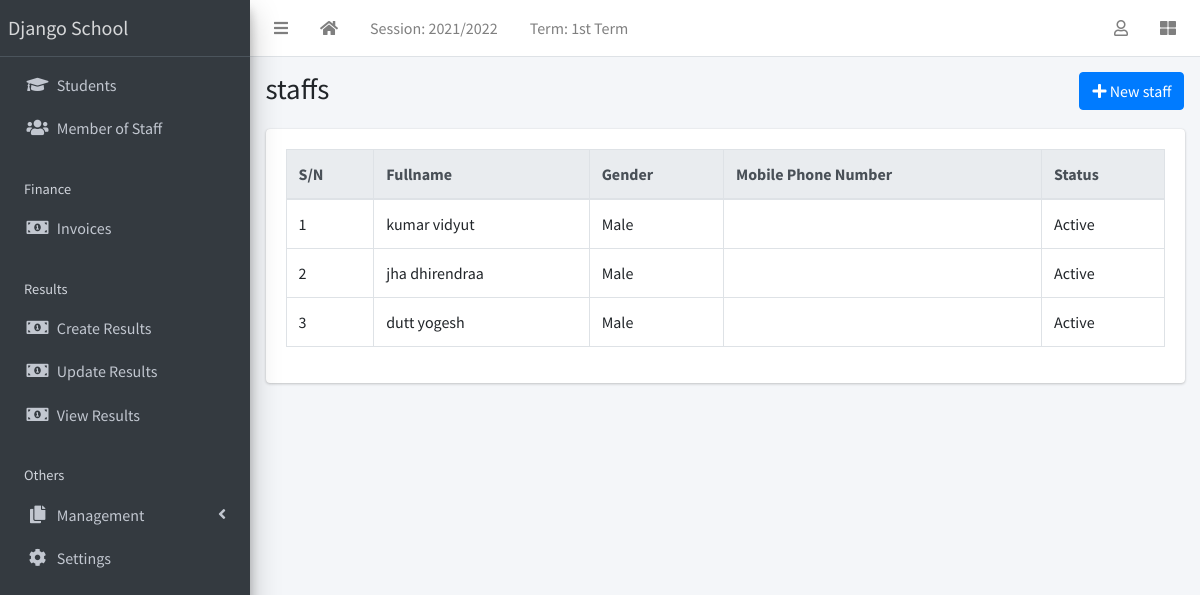
/staff/list/, run on the app's committed database.
### apps/corecode/models.py (models this page shows, shortened)
class AcademicSession(models.Model):
    name = models.CharField(max_length=200, unique=True)
    current = models.BooleanField(default=True)
    class Meta:
        ordering = ["-name"]

class AcademicTerm(models.Model):
    name = models.CharField(max_length=20, unique=True)
    current = models.BooleanField(default=True)
    class Meta:
        ordering = ["name"]

class SiteConfig(models.Model):
    key = models.SlugField()
    value = models.CharField(max_length=200)

### apps/staffs/models.py (models this page shows, shortened)
class Staff(models.Model):
    STATUS = [("active", "Active"), ("inactive", "Inactive")]
    GENDER = [("male", "Male"), ("female", "Female")]
    current_status = models.CharField(max_length=10, choices=STATUS, default="active")
    surname = models.CharField(max_length=200)
    firstname = models.CharField(max_length=200)
    other_name = models.CharField(max_length=200, blank=True)
    gender = models.CharField(max_length=10, choices=GENDER, default="male")
    date_of_birth = models.DateField(default=timezone.now)
    date_of_admission = models.DateField(default=timezone.now)
    mobile_num_regex = RegexValidator(
        regex="^[0-9]{10,15}$", message="Entered mobile number isn't in a right format!"
    )
    mobile_number = models.CharField(
        validators=[mobile_num_regex], max_length=13, blank=True
    )
    address = models.TextField(blank=True)
    others = models.TextField(blank=True)

### apps/staffs/views.py (the view)
# urls.py: path("list/", StaffListView.as_view(), name="staff-list"),
class StaffListView(ListView):
    model = Staff

### apps/corecode/context_processors.py (called while the page is built)
def site_defaults(request):
    current_session = AcademicSession.objects.get(current=True)
    current_term = AcademicTerm.objects.get(current=True)
    vals = SiteConfig.objects.all()
    contexts = {
        "current_session": current_session.name,
        "current_term": current_term.name,
    }
    for val in vals:
        contexts[val.key] = val.value
    return contexts

### apps/staffs/templates/staffs/staff_list.html (shortened to what this page needs)
{% extends 'base.html' %}
{% block title %}staffs{% endblock title %}
{% block breadcrumb %}
<a class="btn btn-primary" href="{% url 'staff-create' %}"><i
    class="fas fa-plus"></i> New staff</a>
{% endblock breadcrumb %}
{% block content %}
  <table id="stafftable" class="table table-bordered table-hover">
    <thead class="thead-light">
      <tr>
        <th>S/N</th>
        <th>Fullname</th>
        <th>Gender</th>
        <th>Mobile Phone Number</th>
        <th>Status</th>
      </tr>
    </thead>
    <tbody>
      {% for staff in object_list %}
        <tr class='clickable-row' data-href="{% url 'staff-detail' staff.id %}">
          <td>{{ forloop.counter}}</td>
          <td>{{ staff.surname}} {{staff.firstname }} {{staff.other_name }}</td>
          <td>{{ staff.get_gender_display}}</td>
          <td>{{ staff.parent_mobile_number}}</td>
          <td>{{ staff.get_current_status_display}}</td>
        </tr>
      {% endfor %}
    </tbody>
  </table>
{% endblock content %}

### templates/base.html (shortened to what this page needs)
{% load static %}
<!DOCTYPE html>
<html lang="en">
<head>
  <link rel="stylesheet" href="{% static 'plugins/fontawesome-free/css/all.min.css' %}">
  <link rel="stylesheet" href="{% static 'plugins/toastr/toastr.min.css' %}">
  <link rel="stylesheet"
    href="{% static 'plugins/overlayScrollbars/css/OverlayScrollbars.min.css' %}">
  <link rel="stylesheet" href="{% static 'plugins/Datatables/datatables.min.css' %}" />
  <link rel="stylesheet" href="{% static 'dist/css/adminlte.min.css' %}">
</head>
<body
  class="hold-transition sidebar-mini layout-fixed layout-navbar-fixed layout-footer-fixed">
  <div class="wrapper">
    <nav class="main-header navbar navbar-expand navbar-white navbar-light">
      <ul class="navbar-nav">
        <li class="nav-item">
          <a class="nav-link" data-widget="pushmenu" href="#" role="button"><i
              class="fas fa-bars"></i></a>
        </li>
        <li class="nav-item d-none d-sm-inline-block">
          <a href="{% url 'home' %} " class="nav-link"><i class="fa fa-home"></i></a>
        </li>
        <li class="nav-item d-none d-sm-inline-block">
          <a href="{% url 'current-session' %}" class="nav-link">Session: {{ current_session }}</a>
        </li>
        <li class="nav-item d-none d-sm-inline-block">
          <a href="{% url 'current-session' %}" class="nav-link">Term: {{ current_term }}</a>
        </li>
      </ul>
      <ul class="navbar-nav ml-auto">
        <li class="nav-item dropdown">
          <a class="nav-link" data-toggle="dropdown" href="#">
            <i class="far fa-user"></i>
          </a>
        </li>
        <li class="nav-item">
          <a class="nav-link" data-widget="control-sidebar" data-slide="true"
            href="#" role="button"><i class="fas fa-th-large"></i></a>
        </li>
      </ul>
    </nav>
    <aside class="main-sidebar sidebar-dark-primary elevation-4">
      <a href="{% url 'home' %}" class="brand-link">{{ school_name | default:"MySchool" }}</a>
      <div class="sidebar">
        <nav class="mt-2">
          <ul class="nav nav-pills nav-sidebar flex-column"
            data-widget="treeview" role="menu" data-accordion="false">
            <li class="nav-item">
              <a href="{% url 'student-list' %}" class="nav-link">
                <i class="nav-icon fas fa-graduation-cap"></i>
                <p>
                  Students
                </p>
              </a>
            </li>
            <li class="nav-item">
              <a href="{% url 'staff-list' %}" class="nav-link">
                <i class="nav-icon fas fa-users"></i>
                <p>
                  Member of Staff
                </p>
              </a>
            </li>
            <li class="nav-header">Finance</li>
            <li class="nav-item">
              <a href="{% url 'invoice-list' %}" class="nav-link">
                <i class="nav-icon fas fa-money-bill-alt"></i>
                <p>
                  Invoices
                </p>
              </a>
            </li>
            <li class="nav-header">Results</li>
            <li class="nav-item">
              <a href="{% url 'create-result' %}" class="nav-link">
                <i class="nav-icon fas fa-money-bill-alt"></i>
                <p>
                  Create Results
                </p>
              </a>
            </li>
            <li class="nav-item">
              <a href="{% url 'edit-results' %}" class="nav-link">
                <i class="nav-icon fas fa-money-bill-alt"></i>
                <p>
                  Update Results
                </p>
              </a>
            </li>
            <li class="nav-item">
              <a href="{% url 'view-results' %}" class="nav-link">
                <i class="nav-icon fas fa-money-bill-alt"></i>
                <p>
                  View Results
                </p>
              </a>
            </li>
            <li class="nav-header">Others</li>
            <li class="nav-item has-treeview">
              <a href="#" class="nav-link">
                <i class="nav-icon fas fa-copy"></i>
                <p>
                  Management
                  <i class="fas fa-angle-left right"></i>
                </p>
              </a>
            </li>
            <li class="nav-item">
              <a href="{% url 'configs' %}" class="nav-link">
                <i class="nav-icon fas fa-cog"></i>
                <p>
                  Settings
                </p>
              </a>
            </li>
          </ul>
        </nav>
      </div>
    </aside>
    <div class="content-wrapper">
      <section class="content-header">
        <div class="container-fluid">
          <div class="row mb-1">
            <div class="col-sm-8">
              <h1>{% block title %}{% endblock title %}</h1>
            </div>
            <div class="col-sm-4">
              <ol class="breadcrumb float-sm-right">
                <li class="breadcrumb-item">{% block breadcrumb %}{% endblock breadcrumb %}</li>
              </ol>
            </div>
          </div>
        </div>
      </section>
      <section class="content">
        <div class="container-fluid">
          <div class="row">
            <div class="col-md-12">
              {% block fullcard %}
              <div class="card">
                <div class="card-body">
                  <div class="row">
                    <div class="col">
                      {% block content %}
                      {% endblock content %}
                    </div>
                  </div>
                </div>
              </div>
              {% endblock fullcard %}
            </div>
          </div>
        </div>
      </section>
    </div>
  </div>
</body>
</html>

### data on the page
AcademicSession: name "2021/2022"
AcademicTerm: name "1st Term"
SiteConfig: value "Django School"
Staff: surname "kumar", firstname "vidyut", gender "Male", current_status "Active"
Staff: surname "jha", firstname "dhirendraa", gender "Male", current_status "Active"
Staff: surname "dutt", firstname "yogesh", gender "Male", current_status "Active"
